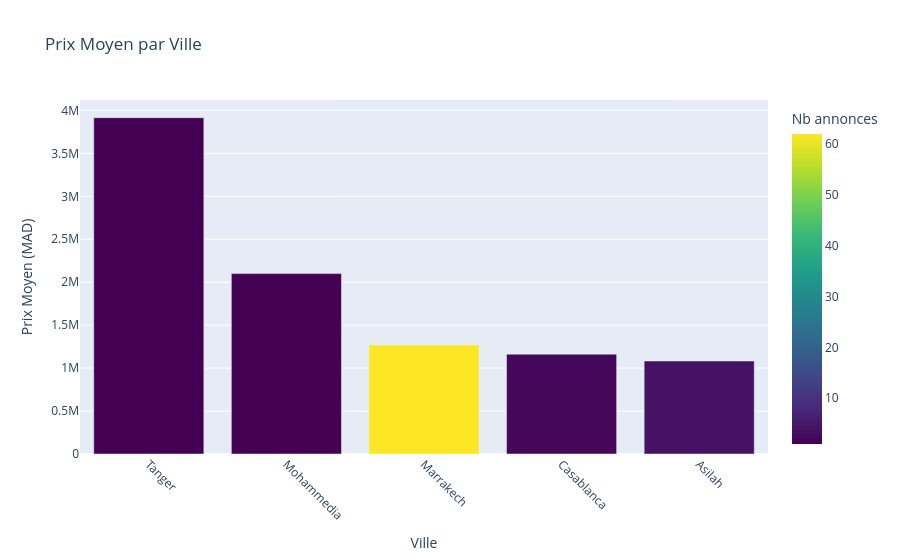

The notebook cell this image was saved under:
### Code cell
# Prix moyen par ville (si données prix disponibles)
df_with_prix = df[df['prix'].notna()]

if len(df_with_prix) > 0:
    ville_prix = df_with_prix.groupby('ville').agg(
        prix_moyen=('prix', 'mean'),
        prix_median=('prix', 'median'),
        nb_annonces=('id_annonce', 'count'),
        surface_moy=('surface_m2', 'mean')
    ).sort_values('prix_moyen', ascending=False)
    
    print('💰 Prix par ville :')
    display(ville_prix.round(0))
    
    # Visualisation
    if len(ville_prix) > 1:
        fig = px.bar(ville_prix.reset_index(), x='ville', y='prix_moyen',
                     color='nb_annonces', 
                     title='Prix Moyen par Ville',
                     labels={'prix_moyen': 'Prix Moyen (MAD)', 'ville': 'Ville', 'nb_annonces': 'Nb annonces'},
                     color_continuous_scale='viridis')
        fig.update_layout(xaxis_tickangle=45)
        fig.show()
else:
    print('⚠️ Aucune donnée de prix disponible')

### Figure 1 — Plotly figure (JSON) as saved in the notebook; plotly's stock layout.template omitted (floating-point values rounded to 4 significant figures)
{"data": [{"hovertemplate": "Ville=%{x}<br>Prix Moyen (MAD)=%{y}<br>Nb annonces=%{marker.color}<extra></extra>", "legendgroup": "", "marker": {"color": [1, 1, 62, 2, 4], "coloraxis": "coloraxis", "pattern": {"shape": ""}}, "name": "", "orientation": "v", "showlegend": false, "textposition": "auto", "type": "bar", "x": ["Tanger", "Mohammedia", "Marrakech", "Casablanca", "Asilah"], "xaxis": "x", "y": [3915000.0, 2100000.0, 1270000.0, 1162000.0, 1082000.0], "yaxis": "y"}], "layout": {"barmode": "relative", "coloraxis": {"colorbar": {"title": {"text": "Nb annonces"}}, "colorscale": [[0, "#440154"], [0.1111, "#482878"], [0.2222, "#3e4989"], [0.3333, "#31688e"], [0.4444, "#26828e"], [0.5556, "#1f9e89"], [0.6667, "#35b779"], [0.7778, "#6ece58"], [0.8889, "#b5de2b"], [1, "#fde725"]]}, "legend": {"tracegroupgap": 0}, "title": {"text": "Prix Moyen par Ville"}, "xaxis": {"anchor": "y", "domain": [0, 1], "tickangle": 45, "title": {"text": "Ville"}}, "yaxis": {"anchor": "x", "domain": [0, 1], "title": {"text": "Prix Moyen (MAD)"}}}}
